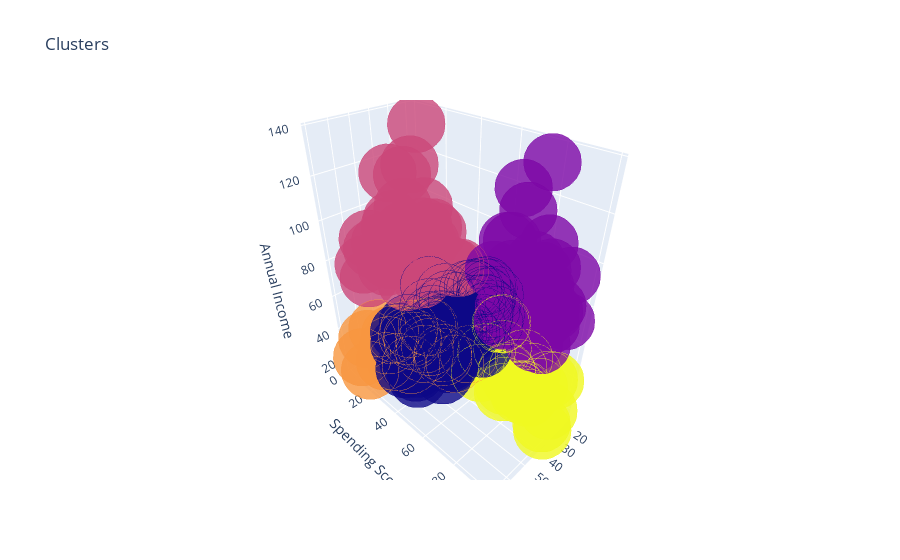

Notebook code cell kept with this figure:
### Code cell
import plotly as py
import plotly.graph_objs as go
py.offline.init_notebook_mode(connected = True)
sales['label3'] =  labels3
trace1 = go.Scatter3d(
    x= sales['Age'],
    y= sales['Spending Score (1-100)'],
    z= sales['Annual Income (k$)'],
    mode='markers',
     marker=dict(
        color = sales['label3'], 
        size= 20,
        line=dict(
            color= sales['label3'],
            width= 12
        ),
        opacity=0.8
     )
)
data = [trace1]
layout = go.Layout(
#     margin=dict(
#         l=0,
#         r=0,
#         b=0,
#         t=0
#     )
    title= 'Clusters',
    scene = dict(
            xaxis = dict(title  = 'Age'),
            yaxis = dict(title  = 'Spending Score'),
            zaxis = dict(title  = 'Annual Income')
        )
)
fig = go.Figure(data=data, layout=layout)
py.offline.iplot(fig)
plt.show()

### Figure 1 — Plotly figure (JSON) as saved in the notebook; plotly's stock layout.template omitted (floating-point values rounded to 4 significant figures; data arrays with more than 128 entries replaced by an {"elided": "..."} marker saying what was removed)
{"data": [{"marker": {"color": {"elided": "200 int values"}, "line": {"color": {"elided": "200 int values"}, "width": 12}, "opacity": 0.8, "size": 20}, "mode": "markers", "type": "scatter3d", "x": {"elided": "200 int values"}, "y": {"elided": "200 int values"}, "z": {"elided": "200 int values"}}], "layout": {"scene": {"xaxis": {"title": {"text": "Age"}}, "yaxis": {"title": {"text": "Spending Score"}}, "zaxis": {"title": {"text": "Annual Income"}}}, "title": {"text": "Clusters"}}}
